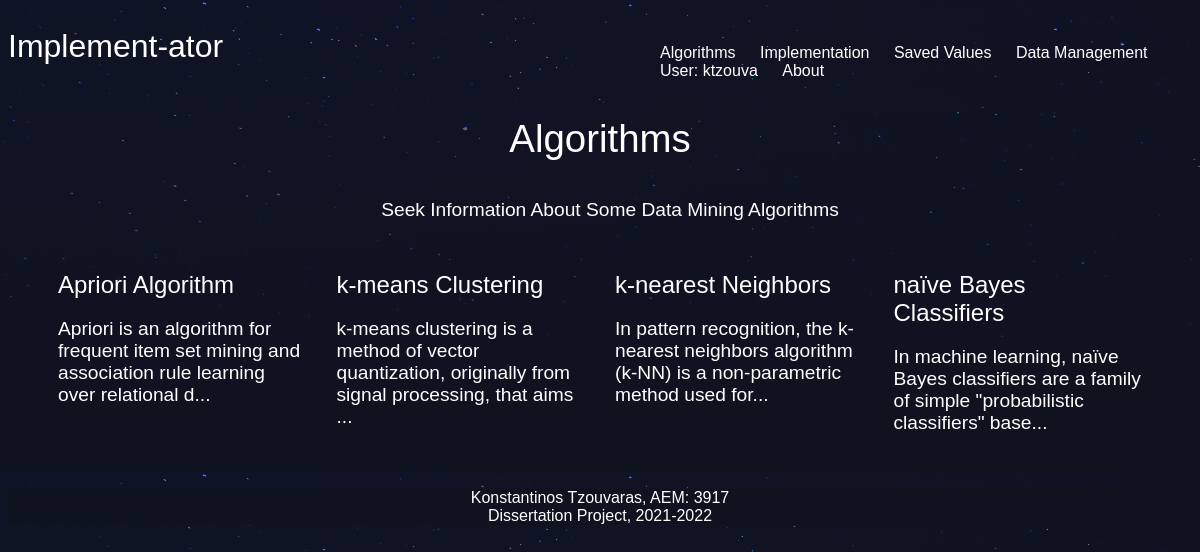
The app's page /algorithms/ (signed in) with its own data.
### algorithms/models.py (models this page shows, shortened)
class Algorithm(models.Model):
    title = models.CharField(max_length=100)
    slug = models.SlugField()
    info = models.TextField()
    def snippet(self):
        return self.info[:100] + '...'#From 0 to 50 chars.

### algorithms/views.py (the view)
# urls.py: path('', views.algorithms_home, name = 'algorithms_home'),
def algorithms_home(request):
    algorithms = Algorithm.objects.all().order_by('title')
    return render(request, 'algorithms/algorithms_home.html', {'algorithms': algorithms})

### algorithms/templates/algorithms/algorithms_home.html
{% extends 'base_layout.html' %}
{% block content %}
  <h1>Algorithms</h1>
  <p id="algorithm_paragraph">Seek Information About Some Data Mining Algorithms</p>
  <div class="algorithms">
    {% for algorithm in algorithms %}
      <div class = "algorithm">
        <h2><a href="{% url 'algorithms:detail' slug=algorithm.slug %}">{{ algorithm.title }}</a></h2>
        <br>
        <p>{{ algorithm.snippet }}</p>
      </div>
    {% endfor %}
  </div>
{% endblock %}

### templates/base_layout.html (shortened to what this page needs)
{% load static %}
<!DOCTYPE html>
<html lang="en" dir="ltr">
  <head>
    <link rel="stylesheet" href="{% static 'styles.css' %}"
  </head>
  <body>
    <header class="wrapper">
      <h1><a href="{% url 'home' %}">Implement-ator</a></h1>
      <nav>
        <ul>
            <li><a href="{% url 'algorithms:algorithms_home' %}">Algorithms</a></li>
            <li><a href="{% url 'implementation:implementation_home' %}">Implementation</a></li>
            <li><a href="{% url 'savedValues:savedValues_home' %}">Saved Values</a></li>
            <li><a href="{% url 'datamng:datamng_home' %}">Data Management</a></li>
            {% if request.user.is_authenticated %}
            <li><a href="{% url 'accounts:accounts_home' %}">User: {{request.user.username}}</a></li>
            {% else %}
            <li><a href="{% url 'accounts:accounts_home' %}">User: Not Logged In</a></li>
            {% endif %}
            <li><a href="{% url 'about' %}">About</a></li>
        </ul>
      </nav>
    </header>
    <div class="wrapper">
      {% block content %}
      {% endblock %}
    </div>
    <footer>
      <p>Konstantinos Tzouvaras, AEM: 3917 <br> Dissertation Project, 2021-2022</p>
    </footer>
  </body>
</html>

### assets/styles.css (style rules this page uses)
body { background-color: #0f121f; background-image: url(stars.png); background-repeat-y: no-repeat; color: #fff; }
body * { font-family: "Calibri", sans-serif; }
h1, h2, h3, h4, h5 { font-weight: normal; margin: 0; }
a, a:hover, a:visited { color: #fff; text-decoration: none; }
div.wrapper h1 { text-align: center; margin: 1px auto; font-size: 2.4em; margin-bottom: 1em; }
header { display: grid; grid-template-columns: 1fr 1fr; padding: 20px 0; }
nav { justify-self: end; }
nav li { display: inline-block; margin-left: 20px; }
footer { position: sticky; left: 0; bottom: 0; width: 100%; background: #0F131F; color: white; text-align: center; }
div.wrapper p { text-align: center; margin: 1px auto; font-size: 1.2em; margin-bottom: 4em; }
div.algorithms p { text-align: left; margin: 1px auto; font-size: 1.2em; margin-bottom: 2em; }
.algorithms { display: grid; grid-template-columns: 1fr 1fr 1fr 1fr; grid-gap: 30px; margin-right: 50px; margin-left: 50px; }
.algorithm { padding: 10 px; position: relative; }
#algorithm_paragraph { margin-left: 20px; margin-bottom: 50px; }

### records on screen
Algorithm: title "Apriori Algorithm", snippet "Apriori is an algorithm for frequent item set mining and association rule learning over relational d..."
Algorithm: title "k-means Clustering", snippet "k-means clustering is a method of vector quantization, originally from signal processing, that aims ..."
Algorithm: title "k-nearest Neighbors", snippet "In pattern recognition, the k-nearest neighbors algorithm (k-NN) is a non-parametric method used for..."
Algorithm: title "naïve Bayes Classifiers", snippet "In machine learning, naïve Bayes classifiers are a family of simple \"probabilistic classifiers\" base..."

### other values on screen
{{ request.user.username }} "ktzouva"
